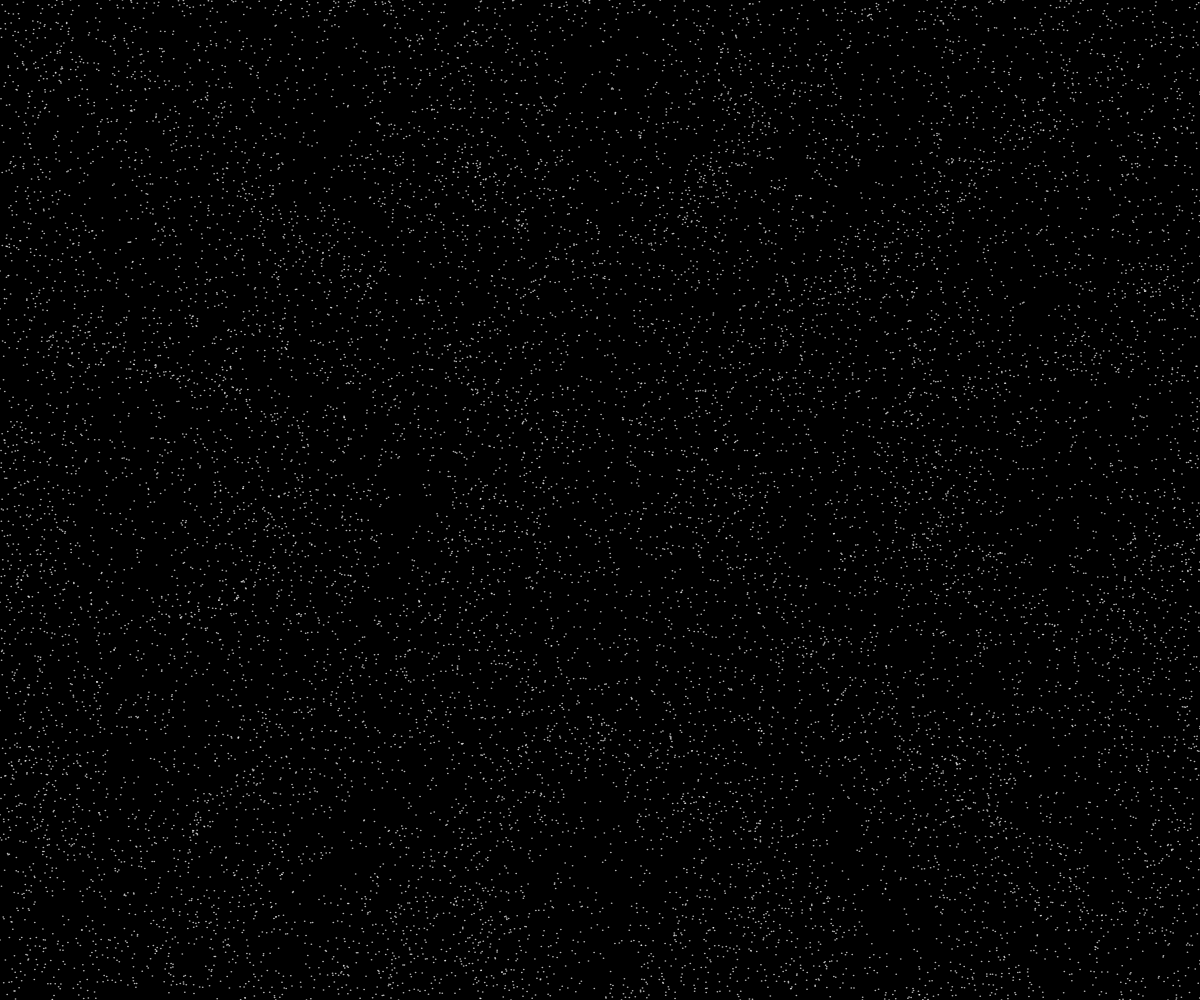
Frame 1 (no input)
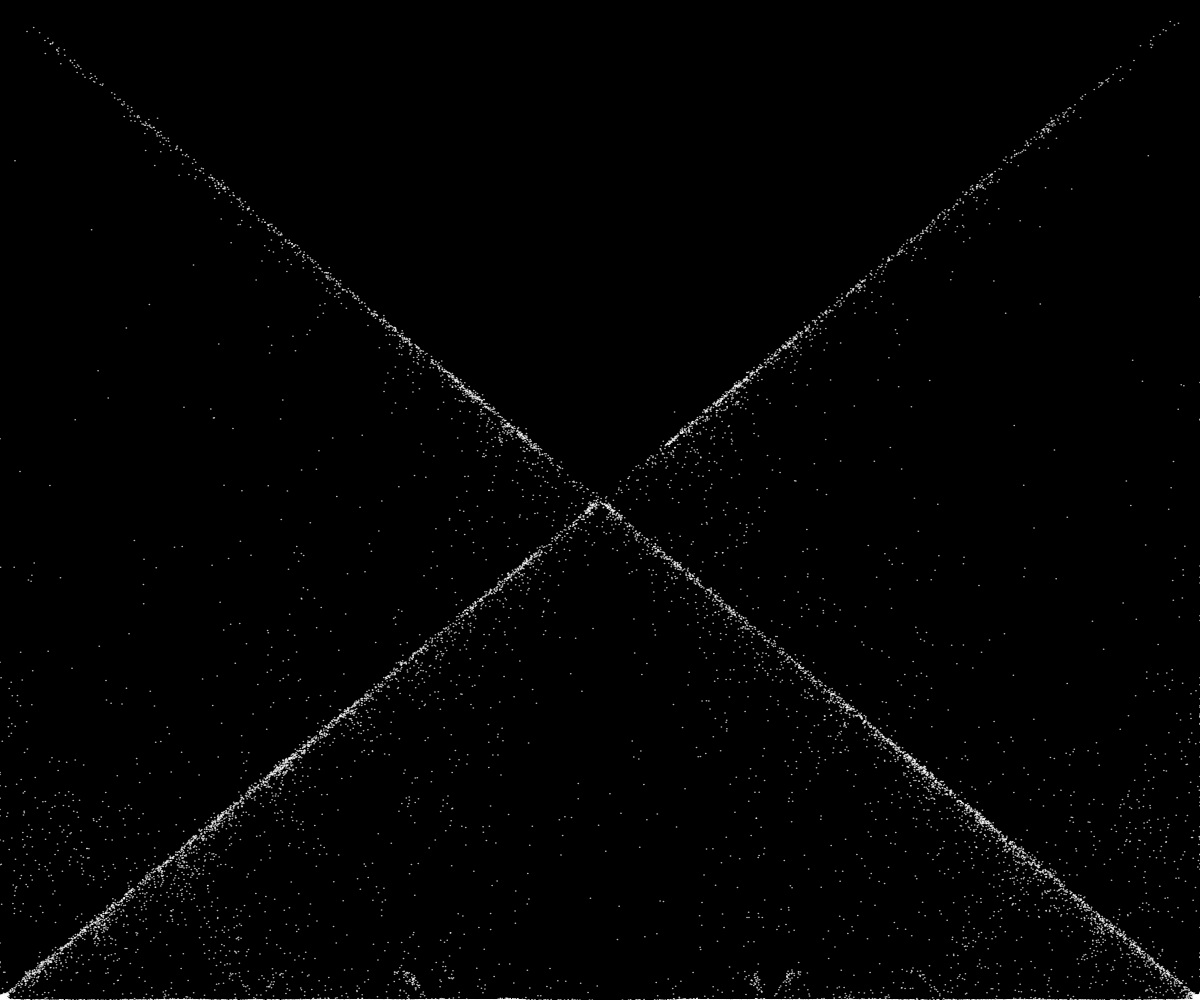
Frame 60 (no input)
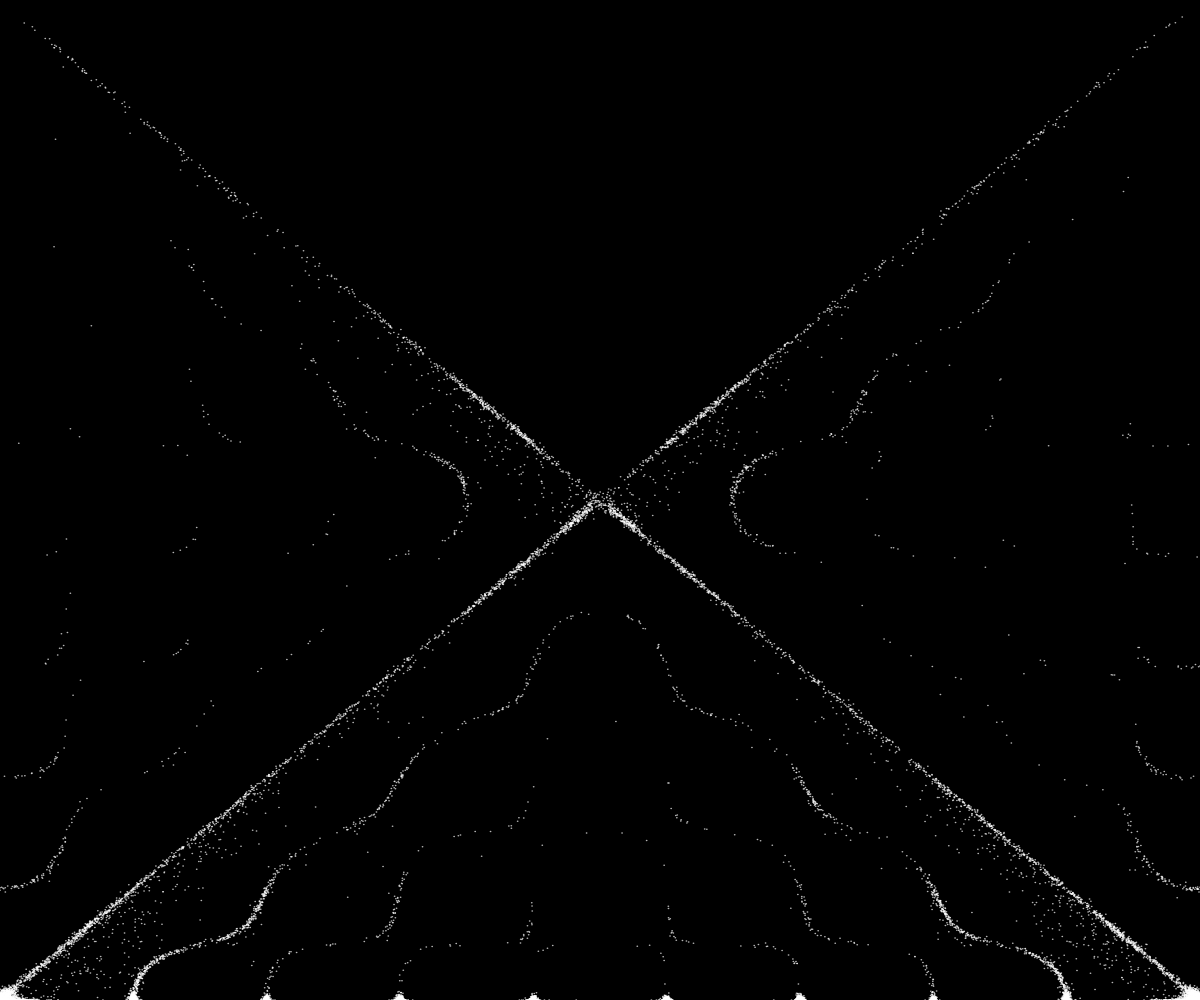
Frame 120 (the mouse pressed at the canvas centre since frame 60)

The p5.js sketch that drew these frames (run headless with seeded random() and noise() and a simulated clock; from frame 60 on, the mouse is pressed at the canvas centre):

// p5.js sketch
// ── sketch.js
let xCount = 120;
let yCount = 120;
let n = 5;
let m = 3; //m、n初始節點數

let randNM = 20;
let lastChangeTime = 0;
let changeInterval = 3000;

let myParticles = []; //存放粒子陣列

function setup() {
  createCanvas(windowWidth, windowHeight,P2D);
  background(0);
  smooth();
  initParticle();
}

function draw() {
  translate(width / 2, height / 2); //從中心點開始
  scale(width / 2, height / 2);
  background(0); // Black background

  noFill();
  stroke(255, 180);
  strokeWeight(0.003);

  for (let i = 0; i < myParticles.length; i++) {
    myParticles[i].update();
    myParticles[i].display();
  }

  shuffle1(); 
  
  if (millis() - lastChangeTime > changeInterval) {
    lastChangeTime = millis(); // 更新最後一次更改的時間
    initParticle();  // 重新初始化粒子位置
  }
}


function shuffle1() {
  m = floor(mouseX / 60);
  n = floor(mouseY / 60);
  //節點數控制在20以下（randNM）

  
  while (m == n) {
    m = floor(random(randNM));
  }
}


function initParticle() {
  myParticles = []; // Clear the array first
  for (let y = 0; y < yCount; y++) {
    for (let x = 0; x < xCount; x++) {
      myParticles.push(new Particle()); 
    }
  }
}//x,y粒子增多至120

class Particle {
  constructor() {
    this.x = random(-1, 1);
    this.y = random(-1, 1);
    this.speed = 0.145;
  }
  //粒子在 X 軸和 Y 軸上的位置，範圍在 [-1, 1] 之間以及移動速度

  // 使粒子符合公式調整位置
  update() {
    let vibrationMax = 0.003;
    let vibrationX = random(-vibrationMax, vibrationMax);
    let vibrationY = random(-vibrationMax, vibrationMax);

    let amount = this.chladni(this.x, this.y);
    let randomNum = random(-0.2, 0.5);

    if (amount >= 0) {
      if (this.chladni(this.x + vibrationMax, this.y) >= amount) {
        this.x = constrain(this.x - randomNum * amount * this.speed + vibrationX, -1, 1);
      } else {
        this.x = constrain(this.x + randomNum * amount * this.speed + vibrationX, -1, 1);
      }
      if (this.chladni(this.x, this.y + vibrationMax) >= amount) {
        this.y = constrain(this.y - randomNum * amount * this.speed + vibrationY, -1, 1);
      } else {
        this.y = constrain(this.y + randomNum * amount * this.speed + vibrationY, -1, 1);
      }
    } else {
      if (this.chladni(this.x + vibrationMax, this.y) <= amount) {
        this.x = constrain(this.x + randomNum * amount * this.speed + vibrationX, -1, 1);
      } else {
        this.x = constrain(this.x - randomNum * amount * this.speed + vibrationX, -1, 1);
      }
      if (this.chladni(this.x, this.y + vibrationMax) <= amount) {
        this.y = constrain(this.y + randomNum * amount * this.speed + vibrationY, -1, 1);
      } else {
        this.y = constrain(this.y - randomNum * amount * this.speed + vibrationY, -1, 1);
      }
    }
  }

  // Chladni 計算公式
  chladni(x, y) {
    let L = 2;
    return cos(n * PI * x / L) * cos(m * PI * y / L) - cos(m * PI * x / L) * cos(n * PI * y / L);
  }

  // 粒子表現
  display() {
    point(this.x, this.y);
  }
}
